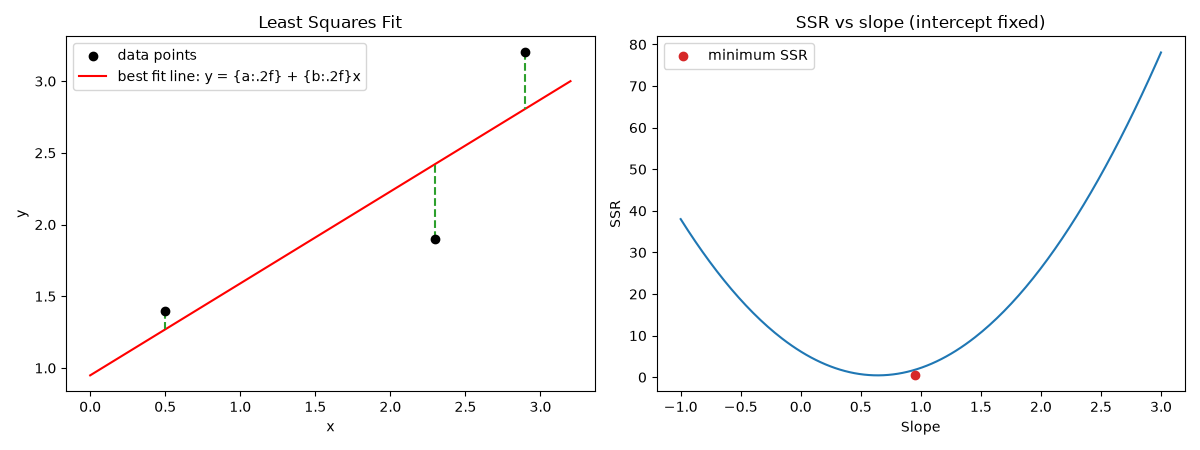

Source code (Python):
# For linear regression we need to find the fitting line
# that best fits the data points.

import numpy as np
import matplotlib.pyplot as plt

x=np.array([0.5,2.3,2.9])
y=np.array([1.4,1.9,3.2])

#ssr is the sum of the squared residuals
def ssr(a,b):
    y_hat=a*x+b
    residuals=y-y_hat
    return np.sum(residuals**2)

# Closed form solution
X_mean,y_mean=x.mean(),y.mean()
a=np.sum((x-X_mean)*(y-y_mean))/np.sum((x-X_mean)**2) # slope
b=y_mean-a*X_mean # intercept
print(f"Closed form -> slope = {a:.4f}, intercept = {b:.4f}, SSR = {ssr(a,b):.4f}")

# Brute force search
best=(None,None,np.inf)
for cand_a in np.linspace(-2,3,501): 
    for cand_b in np.linspace(-1,3,401):
        s=ssr(cand_a,cand_b)
        if s<best[2]:
            best=(cand_a,cand_b,s)
print(f"Brute force  -> slope = {best[1]:.4f}, intercept = {best[0]:.4f}, SSR = {best[2]:.4f}")

np_b,np_a=np.polyfit(x,y,deg=1)
print(f"Numpy polyfit -> slope = {np_a:.4f}, intercept = {np_b:.4f},")

fig,(ax1,ax2)=plt.subplots(1,2,figsize=(12,4.5))
xs=np.linspace(0,3.2,100)
ax1.scatter(x,y,color="black", zorder=3, label="data points")
ax1.plot(xs,a*xs+b,color="red",zorder=2, 
label="best fit line: y = {a:.2f} + {b:.2f}x")
for xi,yi in zip(x,y):
    ax1.plot([xi,xi],[yi,a*xi+b],color="tab:green",linestyle="--") #residual

ax1.set_xlabel("x") 
ax1.set_ylabel("y")
ax1.set_title("Least Squares Fit")
ax1.legend(loc="upper left")

#ssr as a function of a and b
slopes=np.linspace(-1,3,200)
ax2.plot(slopes,[ssr(s,b) for s in slopes])
ax2.scatter([b], [ssr(a, b)], color="tab:red", zorder=3, label="minimum SSR")
ax2.set_xlabel("Slope")
ax2.set_ylabel("SSR")
ax2.set_title("SSR vs slope (intercept fixed)")
ax2.legend()
 
plt.tight_layout()
plt.savefig("E:\Projects\Learning\Python\Machine_Learning\Linear_Regression_01.png")
plt.show()
